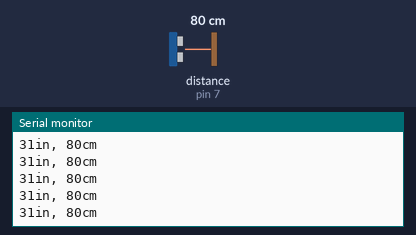
The sketch below on a simulated Arduino Uno, built with avr-gcc and run on an emulated ATmega328P. Shown: the last lines printed to the serial monitor. Wiring (inferred from the names in the program): ultrasonic range finder: trigger pin 7; echo pin 7. Inputs (shaded band) come from the test bench; at power-on: distance to the obstacle (sensor on pin 7) 80 cm. The echo pulse lasts 58.3 µs per cm.

Above: at 1.2 s.
1.3 s: distance to the obstacle (sensor on pin 7) set to 2 cm
At 1.38 s:
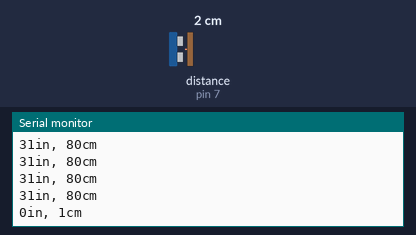
2.8 s: distance to the obstacle (sensor on pin 7) set to 4 cm
At 2.8 s:
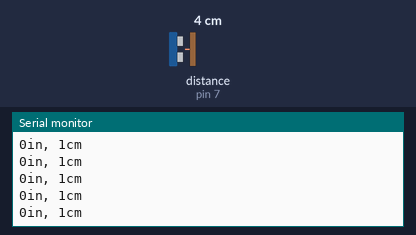
4.3 s: distance to the obstacle (sensor on pin 7) set to 299 cm
At 4.33 s:
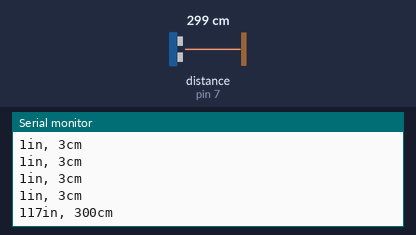
Timing chart, 0 to 7.3 s (numbered marks = the images above; inputs shaded):
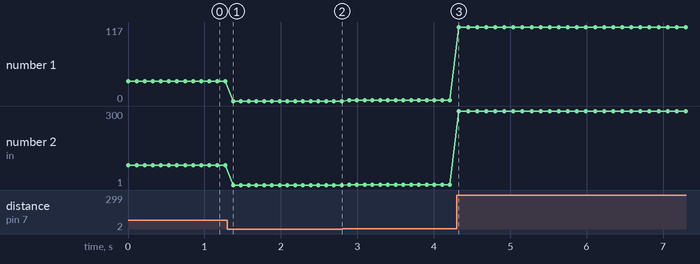

The sketch:

Lab_Capitulo_3_Item_6_UltraSom_Ping.pde
```cpp
  #define P0 0    // Porta Digital 0   -  Chave
  #define P1 1    // Porta Digital 1   -  Led 2
  #define P2 2    // Porta Digital 2   -  Led 3
  #define P3 3    // Porta Digital 3   -  Led 4  -  PWM
  #define P4 4    // Porta Digital 4   -  Led 5
  #define P5 5    // Porta Digital 5   -  Led 6  -  PWM
  #define P6 6    // Porta Digital 6   -  Transistor Q3  -  PWM
  #define P7 7    // Porta Digital 7   -  Led 8
  #define P8 8    // Porta Digital 8   -  Led 7
  #define P9 9    // Porta Digital 9   -  Transistor Q2  -  PWM
  #define P10 10  // Porta Digital 10  -  Servo1  -  PWM
  #define P11 11  // Porta Digital 11  -  Servo2  -  PWM
  #define P12 12  // Porta Digital 12  -  Buzzer
  #define P13 13  // Porta Digital 13  -  Led 9
  #define P14 14  // Porta Analogica 0 -  Led 1
  #define P15 15  // Porta Analogica 1 -  JP6 - POT 1
  #define P16 16  // Porta Analogica 2 -  JP7 - POT 2
  #define P17 17  // Porta Analogica 3 -  Transistor Q5
  #define P18 18  // Porta Analogica 4 -  Transistor Q4
  #define P19 19  // Porta Analogica 5 -  LDR

  #define AP0 14  // Porta Analogica 0 Usando como digital -  Led 1
  #define AP1 15  // Porta Analogica 1 Usando como digital -  JP6 - POT 1
  #define AP2 16  // Porta Analogica 2 Usando como digital -  JP7 - POT 2
  #define AP3 17  // Porta Analogica 3 Usando como digital -  Transistor Q5
  #define AP4 18  // Porta Analogica 4 Usando como digital -  Transistor Q4
  #define AP5 19  // Porta Analogica 5 Usando como digital -  LDR

  #define A0 0    // Porta Analogica 0 -  Led 1
  #define A1 1    // Porta Analogica 1 -  JP6 - POT 1
  #define A2 2    // Porta Analogica 2 -  JP7 - POT 2
  #define A3 3    // Porta Analogica 3 -  Transistor Q5
  #define A4 4    // Porta Analogica 4 -  Transistor Q4
  #define A5 5    // Porta Analogica 3 -  LDR

  #define LED_1 14
  #define LED_2 1
  #define LED_3 2
  #define LED_4 3
  #define LED_5 4
  #define LED_6 5
  #define LED_7 8
  #define LED_8 7
  #define LED_9 13

  #define Q2 9    //PWM
  #define Q3 6    //PWM
  #define Q4 18
  #define Q5 17

  #define LDR 5
  #define JP6 1
  #define JP7 2
  #define CHAVE 0
  #define BOTAO 0
  #define BUZZER  12
  #define SERVO_1 10
  #define SERVO_2 11

int led[] = { LED_1, LED_2, LED_3, LED_4, LED_5, LED_6, LED_7, LED_8, LED_9 }; // array com a sequencia dos leds
int num_pins = 9;                  // tamanho do array


const int pingPin = 7;

 void setup() {
   // initialize serial communication:
   Serial.begin(9600);
 }

 void loop()
 {
   // establish variables for duration of the ping,
   // and the distance result in inches and centimeters:
   long duration, inches, cm;

   // The PING))) is triggered by a HIGH pulse of 2 or more microseconds.
   // Give a short LOW pulse beforehand to ensure a clean HIGH pulse:
   pinMode(pingPin, OUTPUT);
   digitalWrite(pingPin, LOW);
   delayMicroseconds(2);
   digitalWrite(pingPin, HIGH);
   delayMicroseconds(5);
   digitalWrite(pingPin, LOW);

   // The same pin is used to read the signal from the PING))): a HIGH
   // pulse whose duration is the time (in microseconds) from the sending
   // of the ping to the reception of its echo off of an object.
   pinMode(pingPin, INPUT);
   duration = pulseIn(pingPin, HIGH);

   // convert the time into a distance
   inches = microsecondsToInches(duration);
   cm = microsecondsToCentimeters(duration);

   Serial.print(inches);
   Serial.print("in, ");
   Serial.print(cm);
   Serial.print("cm");
   Serial.println();

   delay(100);
 }

 long microsecondsToInches(long microseconds)
 {
   // According to Parallax's datasheet for the PING))), there are
   // 73.746 microseconds per inch (i.e. sound travels at 1130 feet per
   // second).  This gives the distance travelled by the ping, outbound
   // and return, so we divide by 2 to get the distance of the obstacle.
   // See: http://www.parallax.com/dl/docs/prod/acc/28015-PING-v1.3.pdf
   return microseconds / 74 / 2;
 }

 long microsecondsToCentimeters(long microseconds)
 {
   // The speed of sound is 340 m/s or 29 microseconds per centimeter.
   // The ping travels out and back, so to find the distance of the
   // object we take half of the distance travelled.
   return microseconds / 29 / 2;
 }
```

Measured:
- after the input at 1.3 s, the serial monitor: prints a new line after 0.08 s (image 1)
- after the input at 4.3 s, the serial monitor: prints a new line at once (image 3)
- plotted number 1: 31 → 0 after the input at 1.3 s, 1 → 117 after the input at 4.3 s
- plotted number 2: 80 → 1 after the input at 1.3 s, 1 → 3 after the input at 2.8 s, 3 → 300 after the input at 4.3 s
